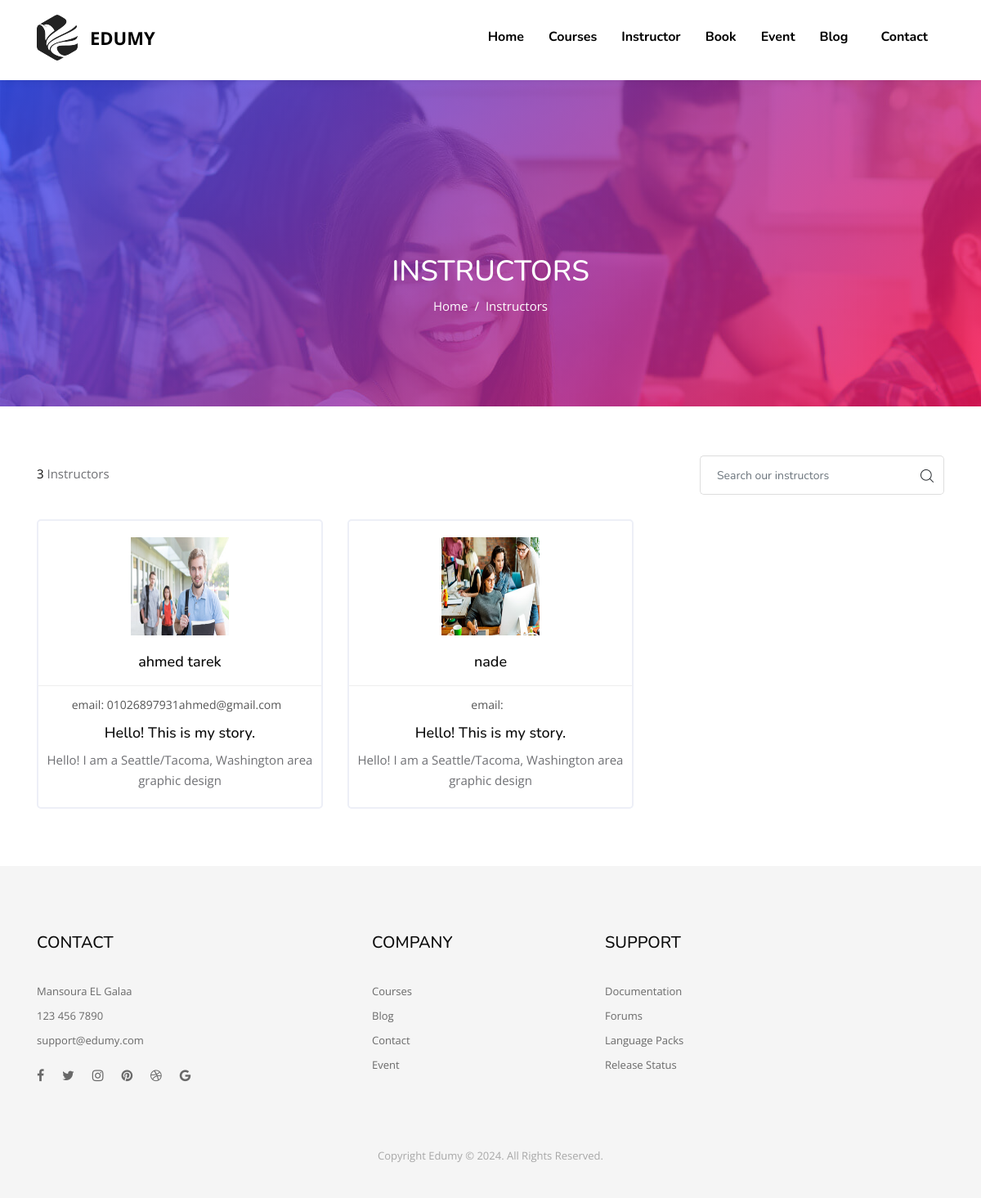
/instructor/instructors/, run on the app's committed database.
### accounts/models.py (models this page shows, shortened)
class profile(models.Model):
    user=models.OneToOneField(User, on_delete=models.CASCADE)
    image=models.ImageField(upload_to='profiles', blank=True)
    bio=RichTextField()
    points=models.IntegerField(default=0)
    skills=models.ManyToManyField(Skills, blank=True)

### instructor/views.py (the view)
# urls.py: path('instructors/', views.instructor, name='instructor'),
def instructor(request):
    instructors=User.objects.filter(is_staff=True)
    instructors_profile=[]
    for instructor in instructors:
        if Profile.objects.filter(user=instructor).exists():
            instructors_profile.append(Profile.objects.get(user=instructor))
    context={'instructors':instructors, 'instructors_profile':instructors_profile}
    return render(request, "instructors.html", context)

### templates/instructors.html
{% extends 'base.html' %}
{% load static %}
{% block body %}
	<section class="inner_page_breadcrumb">
		<div class="container">
			<div class="row">
				<div class="col-xl-6 offset-xl-3 text-center">
					<div class="breadcrumb_content">
						<h4 class="breadcrumb_title">Instructors</h4>
						<ol class="breadcrumb">
						    <li class="breadcrumb-item"><a href="{% url 'home:home' %}">Home</a></li>
						    <li class="breadcrumb-item active" aria-current="page">Instructors</li>
						</ol>
					</div>
				</div>
			</div>
		</div>
	</section>
	<section class="our-team pb40">
		<div class="container">
			<div class="row">
				<div class="col-md-12">
					<div class="row">
						<div class="col-sm-5 col-lg-5 col-xl-6">
							<div class="instructor_search_result">
								<p class="mt10 fz15"><span class="color-dark">{{instructors.count}}</span> Instructors</p>
							</div>
						</div>
						<div class="col-sm-7 col-lg-7 col-xl-6">
							<div class="candidate_revew_search_box mb30 float-right fn-520">
								<form class="form-inline my-2 my-lg-0" method="GET" action="{% url 'instructor:search' %}">
							    	<input class="form-control mr-sm-2" name="search_value" type="search" placeholder="Search our instructors" aria-label="Search">
							    	<button class="btn my-2 my-sm-0" type="submit"><span class="flaticon-magnifying-glass"></span></button>
							    </form>
							</div>
						</div>
					</div>
					<div class="row">
						{% for instructor in instructors_profile %}
						<div class="col-sm-6 col-lg-6 col-xl-4">
							<div class="team_member style3 text-center mb30">
								<a href="{% url 'instructor:instructor_detail' instructor.user.id %}">
								<div class="instructor_col">
									<div class="thumb">
										{% if instructor.image %}
										<img class="img-fluid img-rounded-circle" src="{{instructor.image.url}}" alt="6.png">
										{% else %}
										<img class="img-fluid img-rounded-circle" src="{% static 'images/team/1.png' %}" alt="6.png">
										{% endif %}
									</div>
									<div class="details">
										{% if instructor.user.first_name %}
										<h4>{{instructor.user.first_name}} {{instructor.user.last_name}}</h4>
										{% else %}
										<h4>{{instructor.user.username}}</h4>
										{% endif %}
									</div>
								</div>
								<div class="tm_footer">
									<ul>
										<li class="list-inline-item">email: <a href="#">{{instructor.user.email}}</a></li>
										<p>{{instructor.bio|safe|slice:'100'}}</p>
									</ul>
								</div>
							</div>
						</div>
						{% endfor %}
					</div>
				</div>
			</div>
		</div>
	</section>
	{% endblock %}

### static/css/ace-responsive-menu.css (style rules this page uses)
a { color: #0d638f; text-shadow: none; }
ul { margin: 0px; padding: 0px; }

### data on the page
profile: image (picture), user.first_name "ahmed", user.last_name "tarek", user.email "01026897931ahmed@gmail.com", bio "Hello! This is my story. Hello! I am a Seattle/Tacoma, Washington area graphic design"
profile: image (picture), user.username "nade", bio "Hello! This is my story. Hello! I am a Seattle/Tacoma, Washington area graphic design"

### other printed values
{{ instructors.count }} "3"
